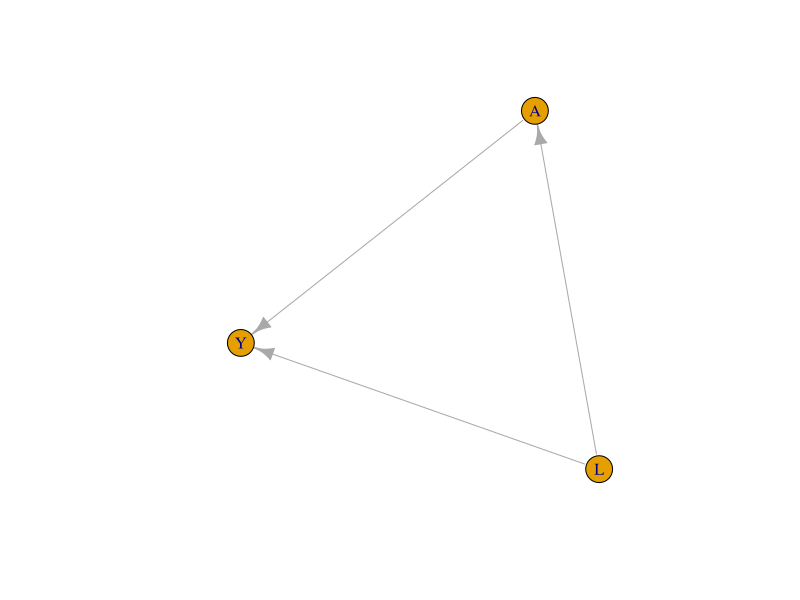

Here is the R script that generated this plot:
## ---- chunk 1
knitr::opts_chunk$set(echo = TRUE)
library(tidyverse)
library(knitr)
## ---- chunk 2
library(igraph)
edges = c(1,2,1,3,2,3)
g = make_graph(edges) %>% set_vertex_attr("label", value = c("L", "A", "Y"))
plot(g)
## ---- chunk 3

L = c(0,0,0,0,1,1,1,1)
A = c(0,0,1,1,0,0,1,1)
Y = c(0,1,0,1,0,1,0,1)
N = c(3,1,3,1,1,2,3,6)
dat = data.frame(L=L, A=A, Y=Y, N=N)

mw = glm(A ~ L, family = binomial, weights = N, data = dat) # weight model (P(a | l))
w = 1/ifelse(A==1, fitted.values(mw), 1 - fitted.values(mw)) # w
N_pseudo = w * N

#dat$w = w
dat$N_prime = w * N
kable(dat)

# OK - how many died if all of the L = 0 were treated
# Pr(Y=1 | )

## ---- chunk 4
theta = sum(ifelse(A==1, N_pseudo * Y, 0))/sum(ifelse(A==1, N_pseudo, 0)) - sum(ifelse(A==0, N_pseudo * Y, 0))/sum(ifelse(A==0, N_pseudo, 0))
## ---- chunk 5

set.seed(1)
n = 1000 # number of subjects
L = sample.int(3, size = n, replace = T, prob = c(1, 1, 1)) # health level (higher is better)
A = rbinom(n, 1, prob = plogis(2-L)) # healthier less likely to get treatment
Y = rnorm(n, mean = 200 - 10 * A - 20 * L) 

# simple linear model, no conditioning on L
beta1.m0 = lm(Y ~ A)$coefficients[2]

# P(A|L)
tm = glm(A ~ L, family = binomial)
pa1 = predict(tm, type = "response") # P(A=1 | L)
w = ifelse(A==1, pa1, 1-pa1) # P(A=a | L)  = W

mod = lm(Y ~ A, weights = 1/w)
beta1.m1 = coefficients(mod)[2]
